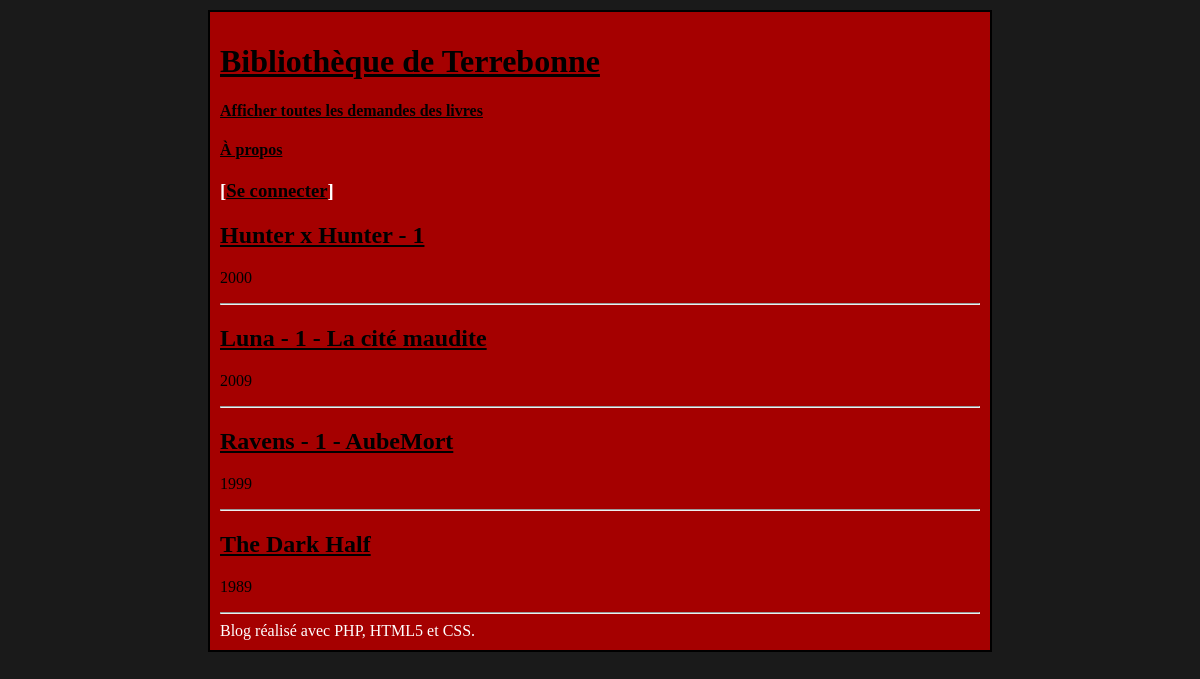
Before: / with the older database file.
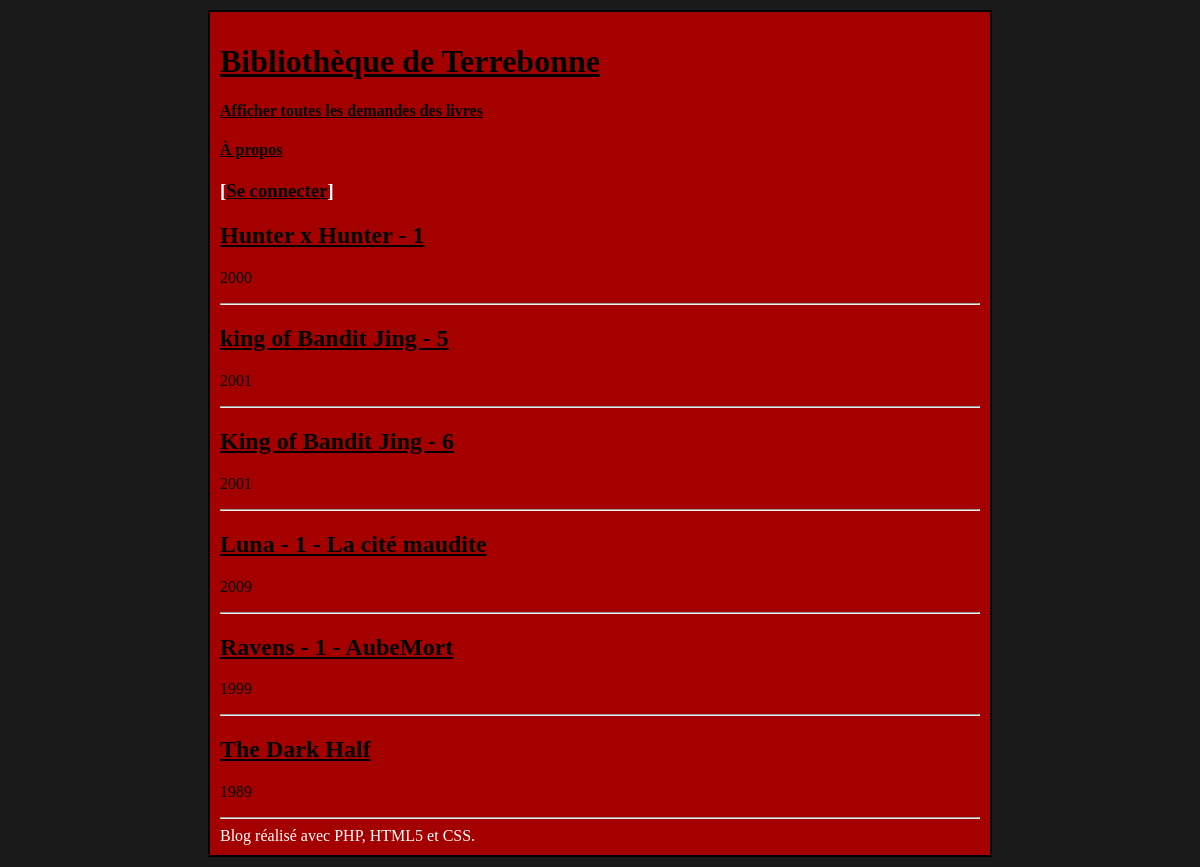
After: the same page with the newer database file.
### tables this page shows
CREATE TABLE `livres` (
  `isbn` bigint(13) NOT NULL,
  `titre` varchar(255) NOT NULL,
  `annéePublication` year(4) NOT NULL
);

### Controleur/ControleurLivres.php (called while the page is built, shortened)
<?php
require_once 'Framework/Controleur.php';
require_once 'Modele/Livre.php';
class ControleurLivres extends Controleur {
    private $livre;
    public function __construct() {
        $this->livre = new Livre();
    }
    public function index() {
        $livres = $this->livre->getLivres();
        $this->genererVue(['livres' => $livres]);
    }
}

### Modele/Livre.php (called while the page is built, shortened)
<?php
require_once 'Framework/Modele.php';
class Livre extends Modele {
    public function getLivres() {
        $sql = 'SELECT * FROM livres ORDER BY titre ASC';
        $livres = $this->executerRequete($sql);
        return $livres;
    }
}

### Framework/Configuration.php (called while the page is built, shortened)
<?php
class Configuration {
    private static $parametres;
    public static function get($nom, $valeurParDefaut = null) {
        if (isset(self::getParametres()[$nom])) {
            $valeur = self::getParametres()[$nom];
        } else {
            $valeur = $valeurParDefaut;
        }
        return $valeur;
    }
    private static function getParametres() {
        if (self::$parametres == null) {
            $cheminFichier = "Config/dev.ini";
            if (!file_exists($cheminFichier)) {
                throw new Exception("Aucun fichier de configuration trouvé");
            } else {
                self::$parametres = parse_ini_file($cheminFichier);
            }
        }
        return self::$parametres;
    }
}

### Framework/Modele.php (called while the page is built)
<?php
require_once 'Configuration.php';
abstract class Modele {
    private static $bdd;
    protected function executerRequete($sql, $params = null) {
        if ($params == null) {
            $resultat = self::getBdd()->query($sql);
        }
        else {
            $resultat = self::getBdd()->prepare($sql);
            $resultat->execute($params);
        }
        return $resultat;
    }
    private static function getBdd() {
        if (self::$bdd === null) {
            $dsn = Configuration::get("dsn");
            $login = Configuration::get("login");
            $mdp = Configuration::get("mdp");
            self::$bdd = new PDO($dsn, $login, $mdp,
                    array(PDO::ATTR_ERRMODE => PDO::ERRMODE_EXCEPTION));
        }
        return self::$bdd;
    }
}

### Framework/Routeur.php (called while the page is built, shortened)
<?php
require_once 'Configuration.php';
require_once 'Controleur.php';
require_once 'Requete.php';
require_once 'Vue.php';
class Routeur {
    public function routerRequete() {
        try {
            $requete = new Requete(array_merge($_GET, $_POST));
            $controleur = $this->creerControleur($requete);
            $action = $this->creerAction($requete);
            $controleur->executerAction($action);
        } catch (Exception $e) {
            $this->gererErreur($e, $requete);
        }
    }
    private function creerControleur(Requete $requete) {
        $ctrlAccueil = Configuration::get("defaut");
        if ($requete->getSession()->existeAttribut("idUtilisateur")) {
            $controleur = 'Admin' . $ctrlAccueil;
        } else {
            $controleur = $ctrlAccueil;
        }
        $controleur = ucfirst(strtolower($controleur));
        $classeControleur = "Controleur" . $controleur;
        $fichierControleur = "Controleur/" . $classeControleur . ".php";
        if (file_exists($fichierControleur)) {
            $controleur = new $classeControleur();
            $controleur->setRequete($requete);
            return $controleur;
        } else {
            throw new Exception("Fichier '$fichierControleur' introuvable");
        }
    }
    private function creerAction(Requete $requete) {
        $action = "index";
        return $action;
    }
}

### index.php (called while the page is built)
<?php
require 'Framework/Routeur.php';
$routeur = new Routeur();
$routeur->routerRequete();

### Framework/Requete.php (called while the page is built, shortened)
<?php
require_once 'Session.php';
class Requete {
    private $session;
    public function __construct($parametres) {
        $this->session = new Session();
    }
    public function getSession() {
        return $this->session;
    }
}

### Framework/Session.php (called while the page is built, shortened)
<?php
class Session
{
    public function existeAttribut($nom)
    {
        return (isset($_SESSION[$nom]) && $_SESSION[$nom] != "");
    }
}

### Vue/Livres/index.php (the view)
<?php $this->titre = 'Livres de la bibliothèque'; ?>
<?php foreach($livres as $livre):?>
    <article>
        <header>
            <a href="Livres/lire/<?= $this->nettoyer($livre['isbn']) ?>">
                <h1><?= $this->nettoyer($livre['titre'])?></h1>
            </a>
            <p><?= $this->nettoyer($livre['annéePublication']) ?></p>
        </header>
    </article>
    <hr />
<?php endforeach; ?>

### Vue/gabarit.php (shortened to what this page needs)
<html lang="fr">
    <head>
        <link rel="stylesheet" type="text/css" href="Contenu/css/styles.css"/>
    </head>
    <body>
        <div id="global">
            <header>
                <a href="<?= $utilisateur != '' ? ($utilisateur == 'Admin' ? 'AdminLivres/' : 'ClientLivres/') : 'index.php'; ?>"><h1 id="titre">Bibliothèque de Terrebonne</h1></a>
                <a href="<?= $utilisateur != '' ? ($utilisateur == 'Admin' ? 'Admin' : 'Client') : ''; ?>UtilisateurDemandes">
                    <h4>Afficher toutes les demandes des livres</h4>
                </a>
                <a href="apropos"><h4>À propos</h4></a>
            </header>
            <?php if ($utilisateur == 'Admin') : ?>
            <h3> bonjour Administrateur,
                <a href="Utilisateurs/deconnecter"><small>[Se déconnecter]</small></a>
            </h3>
            <?php elseif ($utilisateur != '') : ?>
            <h3>Bonjour <?= $utilisateur ?>,
                <a href="Utilisateurs/deconnecter"><small>[Se déconnecter]</small></a>
            </h3>
            <?php else : ?>
            <h3>[<a href="Utilisateurs/index">Se connecter</a>]</h3>
            <?php endif; ?>
            <div id="contenu">
                <?=$contenu?>
            </div>
            <footer id="pied">
                Blog réalisé avec PHP, HTML5 et CSS.
            </footer>
        </div>
    </body>
</html>

### Framework/Controleur.php (shortened to what this page needs)
<?php
require_once 'Requete.php';
require_once 'Vue.php';
abstract class Controleur {
    private $action;
    protected $requete;
    public function setRequete(Requete $requete) {
        $this->requete = $requete;
    }
    public function executerAction($action) {
        if (method_exists($this, $action)) {
            $this->action = $action;
            $this->{$this->action}();
        } else {
            $classeControleur = get_class($this);
            throw new Exception("Action '$action' non définie dans la classe $classeControleur");
        }
    }
    protected function genererVue($donneesVue = array()) {
        $classeControleur = get_class($this);
        $controleur = str_replace("Controleur", "", $classeControleur);
        $vue = new Vue($this->action, $controleur);
        $vue->generer($donneesVue, $this->requete);
    }
}

### Framework/Vue.php (shortened to what this page needs)
<?php
require_once 'Configuration.php';
class Vue {
    private $fichier;
    public function __construct($action, $controleur = "") {
        $fichier = "Vue/";
        if ($controleur != "") {
            $fichier = $fichier . $controleur . "/";
        }
        $this->fichier = $fichier . $action . ".php";
    }
    public function generer($donnees, $requete) {
        $contenu = $this->genererFichier($this->fichier, $donnees, $requete);
        $racineWeb = Configuration::get("racineWeb", "/");
        $vue = $this->genererFichier('Vue/gabarit.php', array('nom' => $this->titre, 'contenu' => $contenu,
            'racineWeb' => $racineWeb), $requete);
        echo $vue;
    }
    private function genererFichier($fichier, $donnees, $requete) {
        if (file_exists($fichier)) {
            extract($donnees);
            if ($requete != null && $requete->getSession()->existeAttribut("idUtilisateur")) {
                $utilisateur = $requete->getSession()->getAttribut("login");
                $idUtilisateur = $requete->getSession()->getAttribut("idUtilisateur");
            } else {
                $utilisateur = '';
            }
            require $fichier;
            return ob_get_clean();
        } else {
            throw new Exception("Fichier '$fichier' introuvable");
        }
    }
    private function nettoyer($valeur) {
        return htmlspecialchars($valeur, ENT_QUOTES, 'UTF-8', false);
    }
}

### Contenu/css/styles.css (style rules this page uses)
body { background-color: #1a1a1a; }
#global { border: 2px solid black; margin: 10px 200px; padding: 10px; background-color: #a50000; color: #FFFFFF; }
header, h2, a { color: #000000; }

Changed rows visible on the page:
added livres: titre "king of Bandit Jing - 5", annéePublication "2001"
added livres: titre "King of Bandit Jing - 6", annéePublication "2001"
